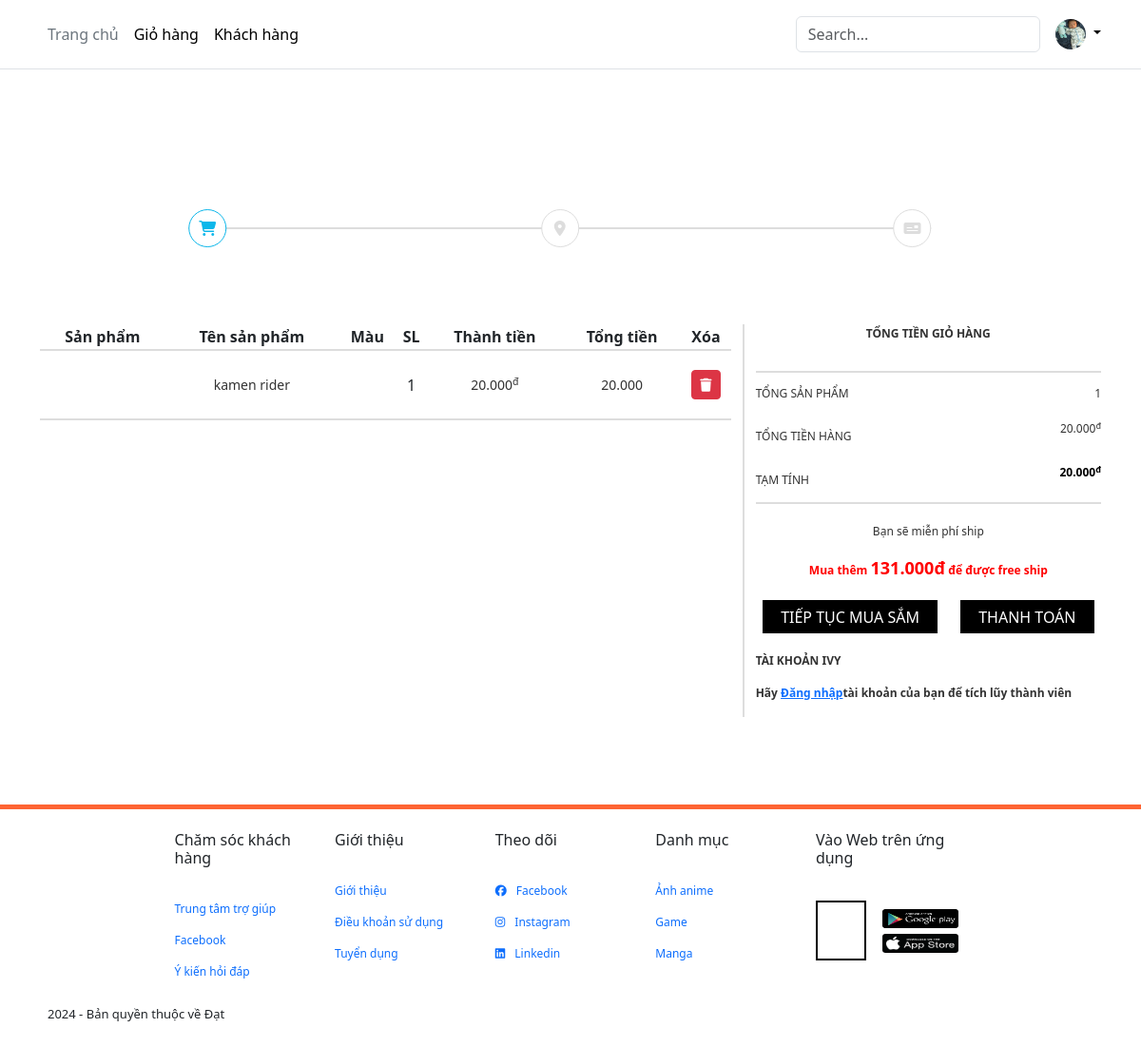
Screenshot of /?module=home&action=cart (signed in) with the database file from the repository.
### tables this page shows
CREATE TABLE `users` (
  `id` int(11) NOT NULL,
  `fullname` varchar(100) DEFAULT NULL,
  `email` varchar(100) DEFAULT NULL,
  `phone` varchar(20) DEFAULT NULL,
  `password` varchar(200) DEFAULT NULL,
  `favourite` text DEFAULT NULL,
  `forgotToken` varchar(100) DEFAULT NULL,
  `activeToken` varchar(100) DEFAULT NULL,
  `status` int(11) DEFAULT 0,
  `create_at` datetime DEFAULT NULL,
  `update_at` datetime DEFAULT NULL,
  `img` varchar(200) DEFAULT NULL
);

CREATE TABLE `product` (
  `id` int(11) NOT NULL,
  `img` varchar(200) DEFAULT NULL,
  `nameProduct` varchar(100) NOT NULL DEFAULT 'coming soon',
  `price` varchar(200) DEFAULT NULL,
  `priceNew` varchar(200) DEFAULT 'đang cập nhật',
  `describes` text DEFAULT NULL,
  `category` varchar(200) DEFAULT NULL
);

CREATE TABLE `cart` (
  `id_cart` int(11) NOT NULL,
  `product_id` int(11) DEFAULT NULL,
  `quantity` int(11) DEFAULT NULL,
  `id_user` int(11) DEFAULT NULL
);

### includes/database.php (called while the page is built, shortened)
<?php
function query($sql, $data=[],$check = false){
    global $conn;
    $ketqua = false;
    try{
        $statement = $conn -> prepare($sql);
        if(!empty($data)){
            $ketqua = $statement -> execute($data);
        }
        else{
            $ketqua = $statement -> execute();
        }
    }catch(Exception $exp){
        echo $exp -> getMessage().'<br>';
        echo 'File'.$exp -> getFile().'<br>';
        echo 'Line'.$exp -> getLine();
        die();
    }
    if($check){
        return $statement;
    }
    return $ketqua;
}
function getRaw ($sql){
    $kq = query($sql,'',true);
    if(is_object($kq)){
        $dataFech = $kq -> fetchAll(PDO::FETCH_ASSOC);
    }
    return $dataFech;
}
function oneRaw ($sql){
    $kq = query($sql,'',true);
    if(is_object($kq)){
        $dataFech = $kq -> fetch(PDO::FETCH_ASSOC);
    }
    return $dataFech;
}

### includes/session.php (called while the page is built, shortened)
<?php
function getFlashData($key){
    $key = 'flash_'.$key;
    $data = getSession($key);
    return $data;
}

### modules/home/cart.php (the view, shortened to what this page needs)
<?php
$sumProduct = 0;
$data = [
    'pageTitle' => 'Giỏ hàng'
];
$idd_product = getFlashData('idd_product');
layouts('header',$data);
$id_user = $_SESSION['user_id'];
$cartUsers = getRaw("SELECT * FROM cart WHERE id_user='$id_user'");
?>
<section class="cart">
    <div class="container">
        <div class="cart-top-warp">
            <div class="cart-top">
                <div class="cart-top-cart cart-top-item">
                    <i class="fa-solid fa-cart-shopping"></i>
                </div>
                <div class="cart-top-adress cart-top-item">
                    <i class="fa-solid fa-location-dot"></i>
                </div>
                <div class="cart-top-payment cart-top-item">
                    <i class="fa-solid fa-money-check"></i>
                </div>
            </div>
        </div>
    </div>
    <div class="container">
        <div class="cart-content row">
            <div class="cart-content-left col">
                <table>
                    <tr>
                        <th>Sản phẩm</th>
                        <th>Tên sản phẩm</th>
                        <th>Màu</th>
                        <th>SL</th>
                        <th>Thành tiền</th>
                        <th>Tổng tiền</th>
                        <th>Xóa</th>
                    </tr>
                    <tbody>
                        <?php
                        if(!empty($cartUsers)):
                            foreach($cartUsers as $item):
                                $idItem = $item['product_id'];
                                $productUsers = getRaw("SELECT * FROM product WHERE id ='$idItem'");
                                foreach($productUsers as $itemProduct):
                        ?>
                    <tr>
                        <td><img src="<?php echo $itemProduct['img'];?>" alt=""></td>
                        <td><p><?php echo $itemProduct['nameProduct'];?></p></td>
                        <td><img src="https://donoithatdanang.com/wp-content/uploads/2021/11/20-hinh-anh-anime-nam-buon-khoc-lanh-lung-anime-boy-images-hd-2.jpg" alt=""></td>
                        <td><?php echo $item['quantity'];?></td>
                        <td><p><?php echo $itemProduct['priceNew'];?><sup>đ</sup></p></td>
                        <td><p><?php
                        $itemProducts_1 = str_replace('.', '',$itemProduct['priceNew']);
                        $sumProduct_1 = (int)$itemProducts_1*(int)$item['quantity'];
                        $format_number_1 = number_format($sumProduct_1,0,".",".");
                        echo $format_number_1;
                        ?></p></td>
                        <td><a href="<?php echo _WEB_HOST;?>?module=home&action=delete_cart&id=<?php
                        echo $item['id_cart']; ?>"onclick ="return confirm('Bạn chắc chắn muốn xóa chứ')" class="btn btn-danger btn-sm"><i class="fa-solid fa-trash"></i></a></td>
                    </tr>
                    <?php
                                    $itemProducts = str_replace('.', '',$itemProduct['priceNew']);
                                    $sumProduct = $sumProduct + (int)$itemProducts*(int)$item['quantity'];
                                    $format_number = number_format($sumProduct,0,".",".");
                                endforeach;
                            endforeach;
                        endif;
                    ?>
                    </tbody>
                </table>
            </div>
            <div class="cart-content-right col">
                <table>
                    <tr>
                        <th colspan="2">TỔNG TIỀN GIỎ HÀNG</th>
                    </tr>
                    <tr>
                        <td>TỔNG SẢN PHẨM</td>
                        <td><?php
                        $grossProduct = oneRaw("SELECT COUNT(DISTINCT product_id) as gross FROM cart WHERE id_user='$id_user'");
                        echo $grossProduct['gross'];
                        ?></td>
                    </tr>
                    <tr>
                        <td>TỔNG TIỀN HÀNG</td>
                        <td><p><?php
                        if(!empty($format_number)){
                            echo $format_number;
                        }else{
                            echo "0";
                        }
                        ?><sup>đ</sup></p></td>
                    </tr>
                    <tr>
                        <td>TẠM TÍNH</td>
                        <td><p style="color:black;font-weight:bold;"><?php
                        if(!empty($format_number)){
                            echo $format_number;
                        }else{
                            echo "0";
                        }
                        ?><sup>đ</sup></p></td>
                    </tr>
                </table>
                <div class="cart-content-right-text">
                    <p>Bạn sẽ miễn phí ship</p>
                    <p style="color:red;font-weight:bold;">Mua thêm <span style="font-size:18px;">131.000đ</span> để được free ship</p>
                </div>
                <div class="cart-content-right-button">
                    <a href="<?php echo _WEB_HOST;?>?module=home&action=information&id=<?php
                    echo $idd_product;?>" class=""><button>TIẾP TỤC MUA SẮM</button></a>
                    <button>THANH TOÁN</button>
                </div>
                <div class="cart-content-right-login">
                    <p>TÀI KHOẢN IVY</p>
                    <p>Hãy <a href="">Đăng nhập</a>tài khoản của bạn để tích lũy thành viên</p>
                </div>
            </div>
        </div>
    </div>
</section>

### templates/layout/header.php (shortened to what this page needs)
<!DOCTYPE html>
<html lang="en">
<head>
    <link rel = "stylesheet" href ="<?php echo _WEB_HOST_TEMPLATES ?> /css/bootstrap.min.css">
    <link rel = 'stylesheet' href ="<?php echo _WEB_HOST_TEMPLATES ?> /css/style.css?ver=<?php echo rand()?>">
    <link rel = 'stylesheet' href = "https://cdnjs.cloudflare.com/ajax/libs/font-awesome/6.5.1/css/all.min.css">
  </head>
<body>
  <?php
  $id_user = $_SESSION['user_id'];
  $image = oneRaw("SELECT img FROM users WHERE id ='$id_user'");
  $images = $image['img'];
  ?>
  <header class="p-3 mb-3 border-bottom">
      <div class="container">
        <div class="d-flex flex-wrap align-items-center justify-content-center justify-content-lg-start">
          <ul class="nav col-12 col-lg-auto me-lg-auto mb-2 justify-content-center mb-md-0">
            <li><a href="?module=home&action=dashboard" class="nav-link px-2 link-secondary">Trang chủ</a></li>
            <li><a href="?module=home&action=cart" class="nav-link px-2 link-body-emphasis">Giỏ hàng</a></li>
            <li><a href="#" class="nav-link px-2 link-body-emphasis" data-toggle="tooltip" title="COMING SOON">Khách hàng</a></li>
          </ul>
          <form  class="col-12 col-lg-auto mb-3 mb-lg-0 me-lg-3" role="search" method="GET">
            <input type="search" name="keyword" class="form-control" placeholder="Search..." aria-label="Search"
            value="<?php echo (isset($_GET['keyword'])) ? $_GET['keyword'] : ''; ?>" >
          </form>
          <div class="dropdown text-end">
            <a href="#" class="d-block link-body-emphasis text-decoration-none dropdown-toggle" data-bs-toggle="dropdown" aria-expanded="false">
              <img src="<?php
              if(isset($images)){
              echo 'templates/image/'.$images;
              }else{
                echo 'templates/image/co-4-la-may-man-avatar-dep-34.jpg';
              }
              ?>" alt="mdo" width="32" height="32" class="rounded-circle">
            </a>
          </div>
        </div>
      </div>
    </header>
</body>
</html>

### templates/css/style.css (style rules this page uses)
.rounded-circle { width:32px; }
img, svg { vertical-align: middle; width: 80px; }
.cart { padding:100px 0; }
.cart-top { height:2px; width:70%; background-color:#dddddd; display:flex; justify-content:space-between ; align-items: center; margin:50px 0 100px; transform: translateX(20%); }
.cart-top-item { width: 40px; height:40px; border-radius: 50%; border:1px solid #dddddd; display:flex; align-items:center; justify-content: center; background-color:#fff; }
.cart-top-item i { color: #dddddd; }
.cart-top-cart { border:1px solid #0DB7EA; }
.cart-top-cart i { color:#0DB7EA; }
.cart-content-left { flex:2; padding-right:12px; }
.cart-content-left table { width:100%; text-align:center; }
.cart-content-left table p { font-size:14px; color:#333; margin:0; }
.cart-content-left table tr { border-bottom: 2px solid #dddddd; }
.cart-content-left table td { padding:20px 0; }
.cart-content-right { flex:1; padding-left: 12px; border-left:2px solid #dddddd; }
.cart-content-right table { width:100%; }
.cart-content-right table th { text-align: center; padding-bottom: 30px; font-size:12px; color:#333; border-collapse: collapse; border-bottom: 2px solid #dddddd; }
.cart-content-right table td { height: 45px; font-size:12px; color:#333; padding:6px 0; }
.cart-content-right tr td:last-child { text-align: right; }
.cart-content-right-text { margin:20px 0; text-align: center; }
.cart-content-right-text p { font-size:12px; color:#333; }
.cart-content-right-button { text-align: center; align-items:center; }
.cart-content-right-button button { padding:0 18px; height:35px; cursor:pointer; }
.cart-content-right-button button:first-child { background-color:#fff; border:1px solid black; margin-right:20px; }
.cart-content-right-button button:last-child { background-color: black; color:#fff; border:none; border:1px solid black; }
.cart-content-right-login { margin-top:20px; }
.cart-content-right-login p { font-size:12px; color:#333; font-weight:bold; }

### rows the page displays
users: img (picture)
cart: quantity "1"
product: nameProduct "kamen rider", priceNew "20.000"

### other values shown
$grossProduct['gross'] "1"
$format_number "20.000"
